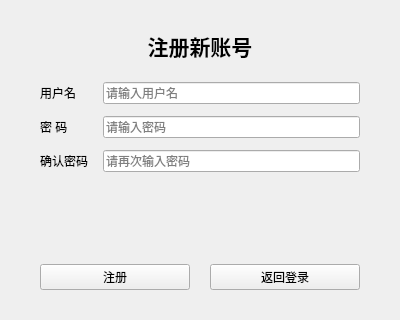
<?xml version="1.0" encoding="UTF-8"?>
<ui version="4.0">
 <class>RegisterWidget</class>
 <widget class="QWidget" name="RegisterWidget">
  <property name="geometry">
   <rect>
    <x>0</x>
    <y>0</y>
    <width>400</width>
    <height>320</height>
   </rect>
  </property>
  <property name="windowTitle">
   <string>IM 注册</string>
  </property>
  <layout class="QVBoxLayout" name="mainLayout">
   <property name="spacing">
    <number>20</number>
   </property>
   <property name="leftMargin">
    <number>40</number>
   </property>
   <property name="topMargin">
    <number>30</number>
   </property>
   <property name="rightMargin">
    <number>40</number>
   </property>
   <property name="bottomMargin">
    <number>30</number>
   </property>
   <item>
    <widget class="QLabel" name="label">
     <property name="font">
      <font>
       <pointsize>16</pointsize>
       <bold>true</bold>
      </font>
     </property>
     <property name="text">
      <string>注册新账号</string>
     </property>
     <property name="alignment">
      <set>Qt::AlignCenter</set>
     </property>
    </widget>
   </item>
   <item>
    <layout class="QFormLayout" name="formLayout">
     <property name="verticalSpacing">
      <number>12</number>
     </property>
     <property name="horizontalSpacing">
      <number>15</number>
     </property>
     <item row="0" column="0">
      <widget class="QLabel" name="label_2">
       <property name="text">
        <string>用户名</string>
       </property>
      </widget>
     </item>
     <item row="0" column="1">
      <widget class="QLineEdit" name="edit_name">
       <property name="placeholderText">
        <string>请输入用户名</string>
       </property>
      </widget>
     </item>
     <item row="1" column="0">
      <widget class="QLabel" name="label_3">
       <property name="text">
        <string>密 码</string>
       </property>
      </widget>
     </item>
     <item row="1" column="1">
      <widget class="QLineEdit" name="edit_pwd">
       <property name="echoMode">
        <enum>QLineEdit::Password</enum>
       </property>
       <property name="placeholderText">
        <string>请输入密码</string>
       </property>
      </widget>
     </item>
     <item row="2" column="0">
      <widget class="QLabel" name="label_4">
       <property name="text">
        <string>确认密码</string>
       </property>
      </widget>
     </item>
     <item row="2" column="1">
      <widget class="QLineEdit" name="edit_pwd_confirm">
       <property name="echoMode">
        <enum>QLineEdit::Password</enum>
       </property>
       <property name="placeholderText">
        <string>请再次输入密码</string>
       </property>
      </widget>
     </item>
    </layout>
   </item>
   <item>
    <spacer name="verticalSpacer">
     <property name="orientation">
      <enum>Qt::Vertical</enum>
     </property>
     <property name="sizeType">
      <enum>QSizePolicy::Expanding</enum>
     </property>
     <property name="sizeHint" stdset="0">
      <size>
       <width>20</width>
       <height>10</height>
      </size>
     </property>
    </spacer>
   </item>
   <item>
    <layout class="QHBoxLayout" name="buttonLayout">
     <property name="spacing">
      <number>20</number>
     </property>
     <item>
      <widget class="QPushButton" name="btn_submit">
       <property name="text">
        <string>注册</string>
       </property>
      </widget>
     </item>
     <item>
      <widget class="QPushButton" name="btn_back">
       <property name="text">
        <string>返回登录</string>
       </property>
      </widget>
     </item>
    </layout>
   </item>
  </layout>
 </widget>
 <resources/>
 <connections/>
</ui>
